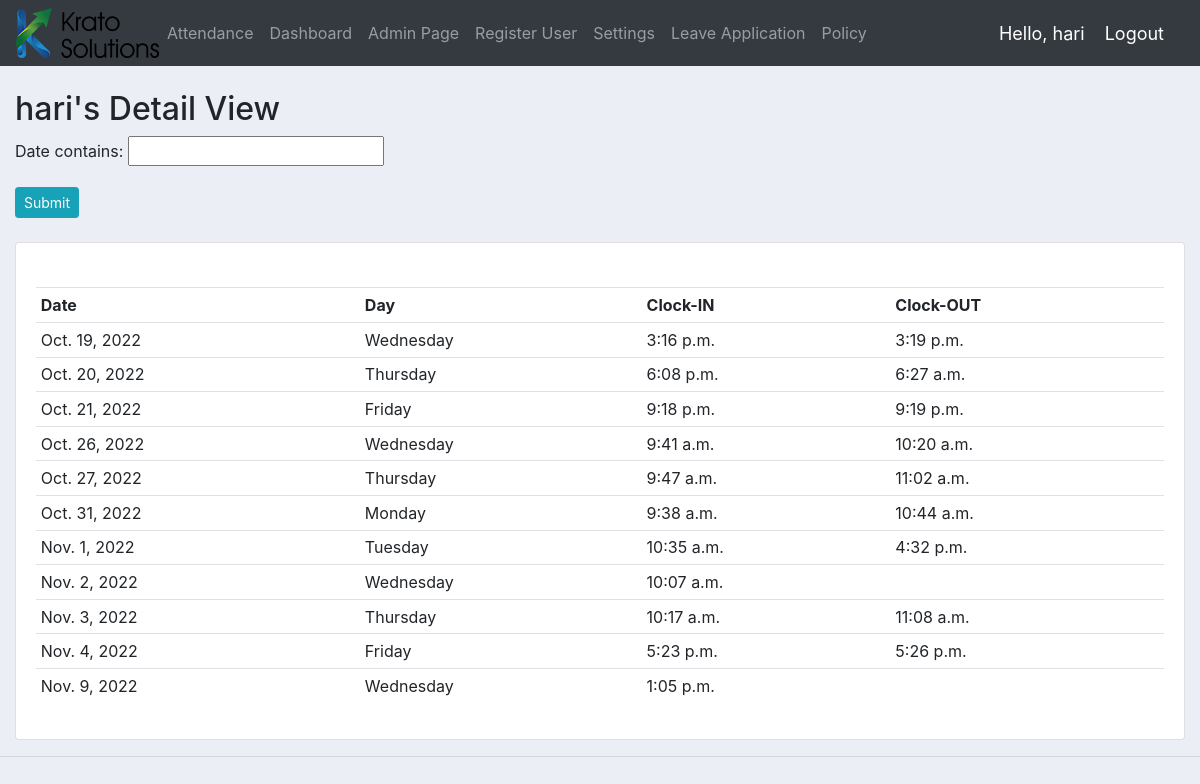
The app's page /detail_view/9/ (signed in) with its own data.
### accounts/models.py (models this page shows, shortened)
class Customer(models.Model):
	user = models.OneToOneField(User, null=True, blank=True, on_delete=models.CASCADE)
	name = models.CharField(max_length=200, null=True)
	phone = models.CharField(max_length=200, null=True)
	email = models.EmailField(max_length=200, null=True)
	designation = models.CharField(max_length=200, null=True)
	profile_pic = models.ImageField(default="profile1.png", null=True, blank=True)
	date_of_join = models.DateTimeField(auto_now_add=True, null=True)
	date_of_birth = models.DateTimeField(auto_now_add=True, null=True)
	date_created = models.DateTimeField(auto_now_add=True, null=True)
	def __str__(self):
		return self.name

class Attendance(models.Model):
	attender = models.CharField(max_length=25,null=True)
	date = models.DateField(null=True)
	is_present = models.BooleanField(null=True)
	clockin = models.DateTimeField(null=True)
	clockout = models.DateTimeField(null=True)

### accounts/views.py (the view)
# urls.py: path('detail_view/<str:pk>/', views.detail_view, name="detail_view"),
@login_required(login_url='login')
def detail_view(request, pk):
	name = Customer.objects.get(id=pk)
	employee = Attendance.objects.filter(attender=name)
	f = AttenFilter(request.GET, queryset=Attendance.objects.filter(attender=name))
	has_filter = any(field in request.GET for field in set(f.get_fields()))
	context = {'employee':employee, 'filter': f, 'has_filter': has_filter, 'name' : name}
	return render(request, 'accounts/detail_view.html', context)

### accounts/templates/accounts/detail_view.html (shortened to what this page needs)
{%  extends 'accounts/main.html' %}
{% block content %}
{% load static %}
{% load i18n %}
<br />
<h2>{{name}}'s Detail View</h2>
<form method="get">
    {{ filter.form.as_p }}
    <input class="btn btn-sm btn-info" type="submit" />
</form>
<br />
<div class="card card-body">
    <br />
    <table class="table table-sm">
        <tr>
            <th>Date</th>
            <th>Day</th>
            <th>Clock-IN</th>
            <th>Clock-OUT</th>
        </tr>
        {% for emp in filter.qs %}
            <tr>
                <td>{{emp.date}}</td>
                <td>{{emp.date|date:"l"}}</td>
                <td>{{emp.clockin.time}}</td>
                <td>{{emp.clockout.time}}</td>
            </tr>
        {% endfor %}
    </table>
</div>
{% endblock %}

### accounts/templates/accounts/navbar.html (shortened to what this page needs)
{% load static %}
<nav class="navbar navbar-expand-lg navbar-dark bg-dark">
 <img src="{% static 'images/logo.png' %}">
  <div class="collapse navbar-collapse" id="navbarNav">
    <ul class="navbar-nav">
      {% if request.user.is_staff %}
      <li class="nav-item">
        <a class="nav-link" href="{% url 'attendance' %}">Attendance</a>
      </li>
      <li class="nav-item">
        <a class="nav-link" href="{% url 'home' %}">Dashboard</a>
      </li>
      <li class="nav-item">
        <a class="nav-link" href="{% url 'admin:index' %}">Admin Page</a>
      </li>
      <li class="nav-item">
        <a class="nav-link" href="{% url 'register' %}">Register User</a>
      </li>
      <li class="nav-item">
        <a class="nav-link" href="{% url 'account' %}">Settings</a>
      </li>
      <li class="nav-item">
        <a class="nav-link" href="{% url 'leave_application' %}">Leave Application</a>
      </li>
      <li class="nav-item">
        <a class="nav-link" href="{% url 'DownloadPdf' %}">Policy</a>
      </li>
      {% endif %}
    </ul>
  </div>
  <span class="hello-msg">Hello, {{request.user}}</span>
  <span ><a  class="hello-msg" href="{% url 'logout' %}">Logout</a></span>
</nav>

### static/css/main.css (style rules this page uses)
body { background-color: #ebeff5; }

### accounts/templates/accounts/navbar.html (style rules this page uses)
.hello-msg { font-size: 18px; color: #fff; margin-right: 20px; }

### records on screen
Customer: name "hari"
Attendance: date "Oct. 19, 2022", date "Wednesday", clockin.time "3:16 p.m.", clockout.time "3:19 p.m."
Attendance: date "Oct. 20, 2022", date "Thursday", clockin.time "6:08 p.m.", clockout.time "6:27 a.m."
Attendance: date "Oct. 21, 2022", date "Friday", clockin.time "9:18 p.m.", clockout.time "9:19 p.m."
Attendance: date "Oct. 26, 2022", date "Wednesday", clockin.time "9:41 a.m.", clockout.time "10:20 a.m."
Attendance: date "Oct. 27, 2022", date "Thursday", clockin.time "9:47 a.m.", clockout.time "11:02 a.m."
Attendance: date "Oct. 31, 2022", date "Monday", clockin.time "9:38 a.m.", clockout.time "10:44 a.m."
Attendance: date "Nov. 1, 2022", date "Tuesday", clockin.time "10:35 a.m.", clockout.time "4:32 p.m."
Attendance: date "Nov. 2, 2022", date "Wednesday", clockin.time "10:07 a.m."
Attendance: date "Nov. 3, 2022", date "Thursday", clockin.time "10:17 a.m.", clockout.time "11:08 a.m."
Attendance: date "Nov. 4, 2022", date "Friday", clockin.time "5:23 p.m.", clockout.time "5:26 p.m."
Attendance: date "Nov. 9, 2022", date "Wednesday", clockin.time "1:05 p.m."

### other values on screen
{{ request.user }} "hari"
